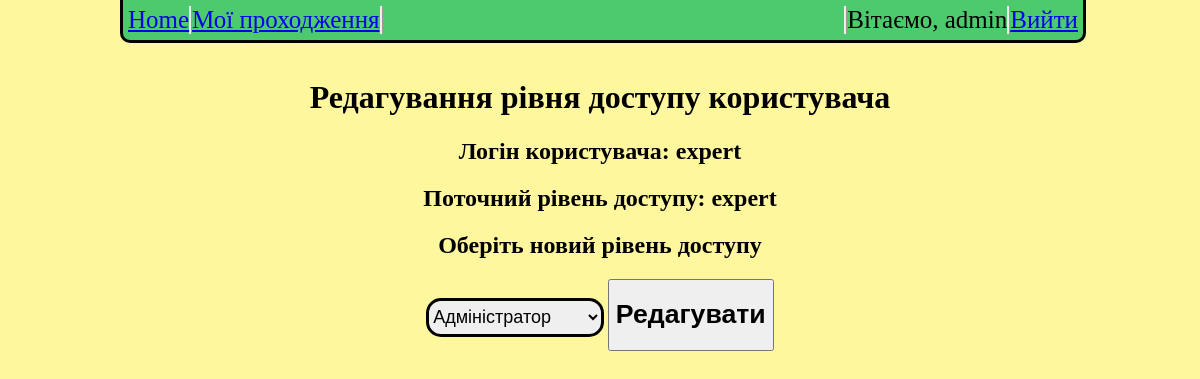
The app's page /edit_user?user_id=2 (signed in) with its own data.
### models/user.py (models this page shows, shortened)
class UserModel(db.Model, UserMixin):
    __tablename__ = "user"
    user_id = db.Column(db.Integer, primary_key=True)
    user_login = db.Column(db.String(50), nullable=False, unique=True)
    user_password = db.Column(db.String(100), nullable=False)
    user_access_level = db.Column(db.String(50), nullable=False)
    def get_id(self):
        return(self.user_id)
    @classmethod
    def find_by_id(cls, user_id):
        return UserModel.query.filter_by(user_id=user_id).first()

### app.py (the view)
@app.route('/edit_user', methods=['GET', 'POST'])
def admin_edit_user():
    editable_user_id = request.args.get('user_id')
    if request.method == 'GET':
        user = UserModel.find_by_id(request.args.get('user_id'))
        return render_template('admin_user_edit.html', user_info=user, user=UserModel(), validate_user=load_user(current_user.get_id()))
    elif request.method == 'POST':
        print(request.form.get('access_types'))
        print(request.form.get('editable_user_id'))
        user =UserModel.find_by_id(request.form.get('editable_user_id'))
        user.edit_user(request.form.get('access_types'))
        return redirect(url_for('admin_user_management'))

### app.py (called while the page is built)
@manager.user_loader
def load_user(user_id):
    return UserModel.query.get(user_id)

@app.after_request
def redirect_to_signin(response):
    if response.status_code == 401:
        return redirect(url_for('login_page') + '?next=' + request.url)
    return response

### templates/admin_user_edit.html (shortened to what this page needs)
<html>
    <head>
        <link rel="stylesheet" type="text/css" href="{{ url_for( 'static', filename='css/style.css', v=8) }}">
    </head>
    <body>
        <div class="header">
            <div class="nav_buttons">
                <div class="home_button">
                    <a href="{{url_for('index')}}">Home</a>
                </div>
                <div class="my_posts">
                    <a href="{{url_for('history')}}">Мої проходження</a>
                </div>
            </div>
            <div class="log_buttons">
                {% if validate_user != None %}
                <div class="logout">
                    <a href="{{url_for('logout')}}">Вийти</a>
                </div>
                <div class="logged_in_user">
                    Вітаємо, {{user.find_by_id(current_user.get_id()).user_login}}
                </div>
                {% endif %}
            </div>
        </div>
        <div class="name_of_results">
            <h1>Редагування рівня доступу користувача</h1>
        </div>
        <div class="edit_block">
            <div class="user_login">
                <h2>Логін користувача: {{ user_info.user_login }}</h2>
            </div>
            <div class="current_user_access_level">
                <h2>Поточний рівень доступу: {{ user_info.user_access_level }}</h2>
            </div>
            <div class="new_access_level">
                <h2>Оберіть новий рівень доступу</h2>
                <form method="POST" action="edit_user">
                <select name="access_types">
                 <option value="admin">Адміністратор</option>
                </select>
                <button type="submit" name="edit_this_user"><h1>Редагувати</h1></button>
                </form>
            </div>
        </div>
    </body>
</html>

### static/css/style.css (style rules this page uses)
body { color: black; background-color: #fff79e; }
.name_of_results { text-align: center; padding-top: 50px; }
.header { width: 80%; height: 40px; background-color: #4dc96e; border-bottom-style: solid; border-left-style: solid; border-right-style: solid; border-bottom-left-radius: 10px; border-bottom-right-radius: 10px; position: fixed; top: 0px; left: 10%; z-index: 9999; }
.nav_buttons { display: inline; float: left; margin-top: 6px; margin-left: 5px; font-size: 25px; text-align: center; }
.home_button { width: max-content; border-right-style: ridge; display: inline; float: left; }
.my_posts { width: max-content; border-right-style: ridge; float: left; display: inline; }
.log_buttons { display: inline; float: right; margin-top: 6px; margin-right: 5px; text-align: center; font-size: 25px; }
.logged_in_user { float: right; border-left-style: ridge; }
.logout { float: right; border-left-style: ridge; }
.edit_block { text-align: center; }
.new_access_level select { width: 15%; height: 5%; font-size: large; border-radius: 15px; border-width: 3px; border-color: black; }

### records on screen
UserModel: find_by_id "admin"
UserModel: user_login "expert", user_access_level "expert"
